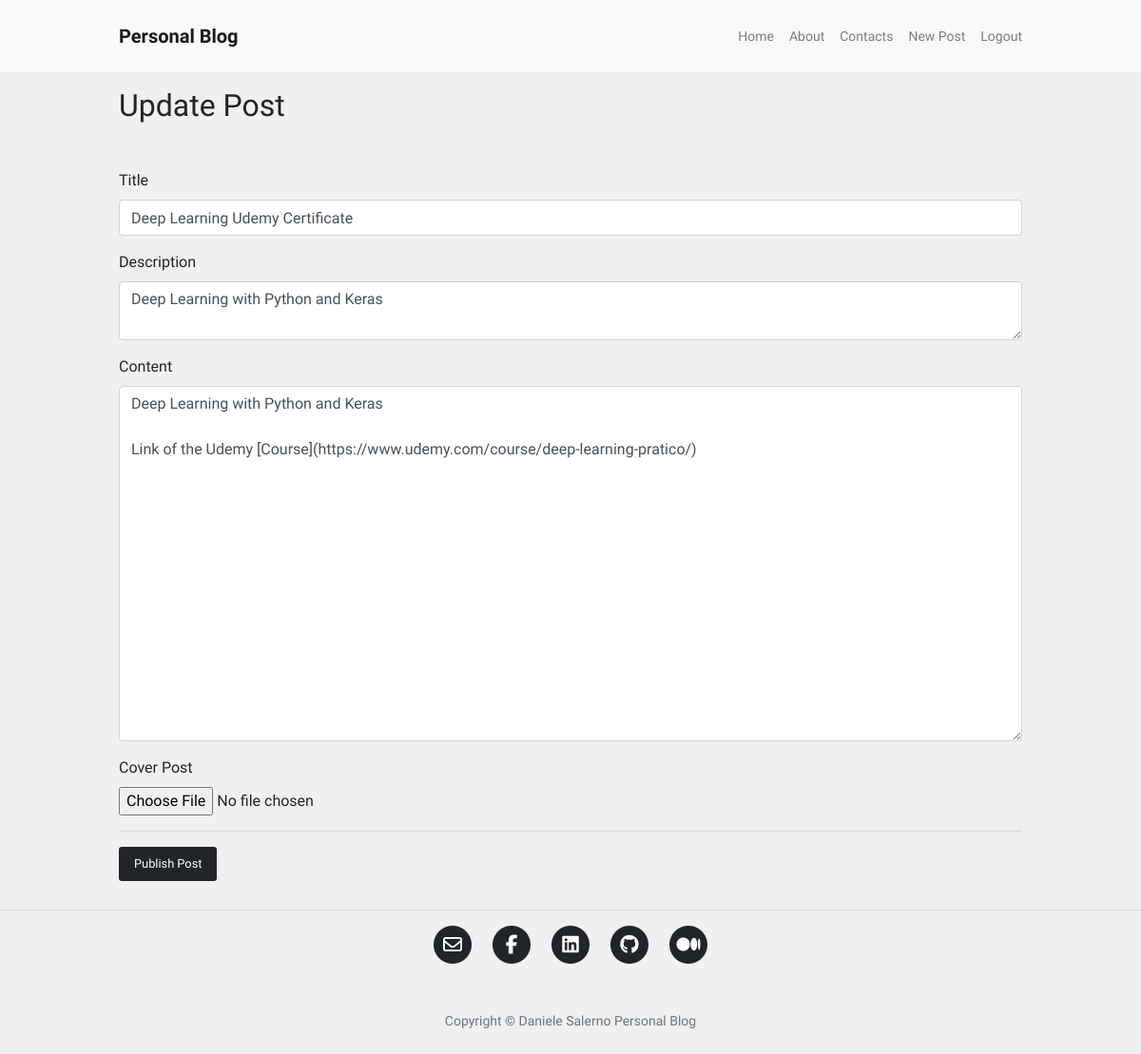
/post/5/update (signed in), run on the app's committed database.
### blog/models.py (models this page shows, shortened)
class Post(db.Model):
    id = db.Column(db.Integer, primary_key=True)
    user_id = db.Column(db.Integer, db.ForeignKey('user.id'), nullable=False)
    insert_time = db.Column(db.DateTime, default=datetime.now)
    title = db.Column(db.String(120), nullable=False)
    description = db.Column(db.String(240))
    body = db.Column(db.Text(), nullable=False)
    slug = db.Column(db.String(250))
    image = db.Column(db.String(120))

### blog/routes.py (the view)
@app.route("/post/<int:post_id>/update", methods=["GET", "POST"])
@login_required
def post_update(post_id):
    post_instance = Post.query.get_or_404(post_id)
    if post_instance.author != current_user:
        abort(403)
    form = PostForm()
    if form.validate_on_submit():
        post_instance.title = form.title.data
        post_instance.description = form.description.data
        post_instance.body = form.body.data
        if form.image.data:
            try:
                image = save_picture(form.image.data)
                post_instance.image = image
            except Exception:
                db.session.commit()
                flash('Error occoured during image upload')
                return redirect(url_for('post_update', post_id=post_instance.id))
        db.session.commit()
        return redirect(url_for('post_detail', post_slug=post_instance.slug))
    elif request.method == "GET":
        form.title.data = post_instance.title
        form.description.data = post_instance.description
        form.body.data = post_instance.body
    post_image = post_instance.image or None
    return render_template("post_editor.html", form=form, post_image=post_image)

### blog/forms.py
class PostForm(FlaskForm):
    title = StringField('Title',
                        validators=[DataRequired('Mandatory Field!'),
                        Length(min=3, max=120, message="title range from 3 to 120 chars")]
                        )
    description = TextAreaField('Description',
                                validators=[Length(max=240, message="description no more than 240 chars")]
                        )
    body = TextAreaField('Content', validators=[DataRequired('Mandatory Field!')])
    image = FileField('Cover Post', validators=[FileAllowed(['jpg', 'jpeg', 'png'])])
    submit = SubmitField('Publish Post')

### blog/models.py (called while the page is built)
@login_manager.user_loader
def load_user(id):
    return User.query.get(int(id))

### blog/templates/post_editor.html (shortened to what this page needs)
{% extends 'base.html' %}
{% block content %}
<div class="container content-container mt-3 px-3 px-lg-0">
    {% if request.path == "/create-post" %}
    <h2>Create New Post</h2>
    {% else %}
    <h2>Update Post</h2>
    {% endif %}
    <div class="row no-gutters">
        <div class="col">
            <form method="POST" enctype="multipart/form-data" novalidate>
                <div class="form-group">
                    {{ form.title.label }}
                    {{ form.title(class="form-control") }}
                </div>
                <div class="form-group">
                    {{ form.description.label }}
                    {{ form.description(class="form-control") }}
                </div>
                <div class="form-group">
                    {{ form.body.label }}
                    {{ form.body(class="form-control", rows=15) }}
                </div>
                <div class="form-group">
                    {{ form.image.label }}
                    {{ form.image(class="form-control-file") }}
                </div>
                <hr>
                {{ form.submit(class="btn btn-sm btn-outline-secondary mouse-cursor-gradient-tracking") }}
            </form>
        </div>
    </div>
</div>
{% endblock %}

### blog/static/blog.css (style rules this page uses)
html, body { font-family: 'Oxanium', sans-serif; background-color: #f0f0f0; }
.content-container { max-width: 950px; margin-top: 30px; margin-bottom: 30px; padding: 0px; }

### blog/static/animations.css (style rules this page uses)
.container { overflow-x: hidden; width: 100%; }
.mouse-cursor-gradient-tracking { position: relative; background: #212529; padding: 0.5rem 1rem; font-size: 0.8rem; border: none; color: white; cursor: pointer; outline: none; overflow: hidden; }
.mouse-cursor-gradient-tracking:before { --size: 0; content: ''; position: absolute; left: var(--x); top: var(--y); width: var(--size); height: var(--size); background: radial-gradient(circle closest-side, white, transparent); transform: translate(-50%, -50%); transition: width 0.2s ease, height 0.2s ease; }

### data on the page
Post: title "Deep Learning Udemy Certificate", description "Deep Learning with Python and Keras", body "Deep Learning with Python and Keras Link of the Udemy [Course](https://www.udemy.com/course/deep-learning-pratico/)"
